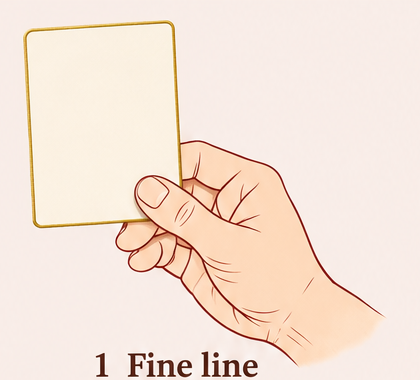
#> input picture assets/fine-line-original-selected.png, 420 x 380 px
$ python -i evidence_selection.py   (imports and definitions only)   (older library calls are emulated)
#> lines starting #> are read from the running program, lines starting #| are printed output that depends on the picture
#> further down, picture is the input picture: shape (380, 420, 3); mean B, G, R 215.6, 228, 245.6
"""Bounded ranking of actual recorded pixels. No identity verdict is produced."""
import math

import cv2
import numpy as np


def capture_focus(frame):
    """Prefer legible edges; darkness, clipping and sensor grain are not detail."""
    try:
        height,width=frame.shape[:2]
#> height = 380; width = 420
        if min(height,width)<16:
            return 0.0
        scale=min(1,320/max(height,width))
#> scale = 0.762
        small=cv2.resize(frame,(max(1,round(width*scale)),max(1,round(height*scale)))) if scale<1 else frame
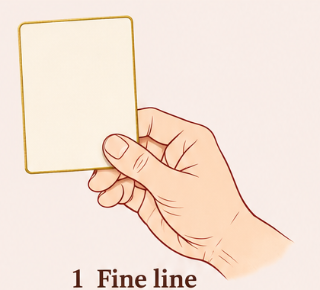
#> small: shape (290, 320, 3); mean B, G, R 215.5, 227.9, 245.5
        gray=cv2.cvtColor(small,cv2.COLOR_BGR2GRAY) if small.ndim==3 else small
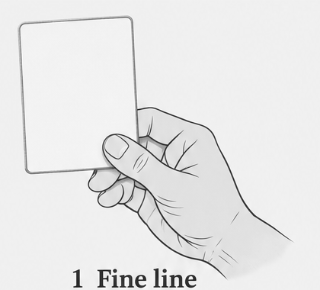
#> gray: shape (290, 320); min 27, max 254, mean 231.8
        light=float(gray.mean())
#> light = 231.8
        clipped=float(np.mean((gray<8)|(gray>247)))
#> clipped = 0.00145
        if not 18<light<242 or clipped>.55:
            return 0.0
        clean=cv2.GaussianBlur(gray,(3,3),.8)
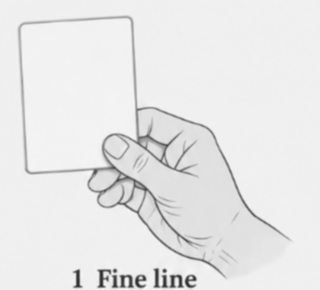
#> clean: shape (290, 320); min 44, max 247, mean 231.8
        raw=float(cv2.Laplacian(gray,cv2.CV_64F).var())
#> raw = 1552
        lap=cv2.Laplacian(clean,cv2.CV_64F)
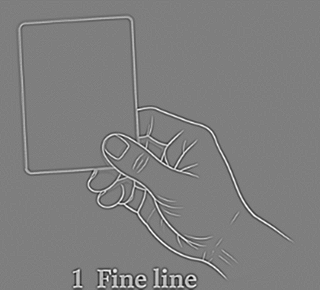
#> lap: shape (290, 320) float64; min -125, max 126, mean 0; drawn with min black and max white
        smooth=float(lap.var())
#> smooth = 225.2
        residual=float(np.mean(np.abs(gray.astype(np.float32)-clean)))
#> residual = 2.15
        if residual>6 and raw>30*max(1,smooth):
            return 0.0
        tiles=[float(np.mean(part*part)) for part in
               (lap[y:y+max(1,gray.shape[0]//4),x:x+max(1,gray.shape[1]//4)]
                for y in range(0,gray.shape[0],max(1,gray.shape[0]//4))
                for x in range(0,gray.shape[1],max(1,gray.shape[1]//4))) if part.size]
#> tiles = [66.96, 95.41, 1.33, 1.51, 50.52, 269.7, 222.8, 1.47, 77.04, 774.4, 420.1, 94, 63.5, 613.2, 709.5, 107.5, 195.6, 1179.6, 741, 1.19]
        detail=float(np.percentile(tiles,90)) if tiles else 0
#> detail = 744.3
        return (1-clipped)*(math.log1p(smooth)+.25*math.log1p(detail))
    except (cv2.error,ValueError,TypeError,AttributeError):
        return 0.0


class SharpWindowSampler:
    """Inspect at most 8 candidates/sec; retain one real frame per half second."""
    # [32 lines left out: functions __init__, _flush, consider, not called in this run]

    def finish(self):
        self._flush()
        return self.candidates


# [91 lines left out: functions correspondence, choose_frames, not called in this run]

>>> import cv2
>>> picture = cv2.imread('assets/fine-line-original-selected.png')
>>> result = capture_focus(picture)
#> result = 7.06
